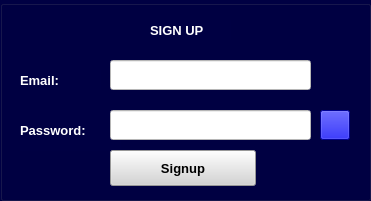
     <widget class="QGroupBox" name="groupBox_10">
      <property name="geometry">
       <rect>
        <x>0</x>
        <y>20</y>
        <width>371</width>
        <height>201</height>
       </rect>
      </property>
      <property name="font">
       <font>
        <weight>75</weight>
        <bold>true</bold>
       </font>
      </property>
      <property name="styleSheet">
       <string notr="true">background-color: rgb(0, 0, 67);
color: rgb(255, 255, 255);</string>
      </property>
      <property name="title">
       <string/>
      </property>
      <widget class="QPushButton" name="btn_hide">
       <property name="geometry">
        <rect>
         <x>320</x>
         <y>110</y>
         <width>30</width>
         <height>30</height>
        </rect>
       </property>
       <property name="styleSheet">
        <string notr="true">QPushButton {
	color: rgb(255, 255, 255);
	background-color: rgb(0, 0, 206);
}
QPushButton:hover {
	color: rgb(255, 255, 255);
	background-color: rgb(161, 161, 161);

}
QPushButton:pressed { 
	color: rgb(255, 255, 255);
    background-color: rgb(35, 40, 49); 
	background-image: :icon/icons8-show-50.png;

}</string>
       </property>
       <property name="text">
        <string/>
       </property>
       <property name="icon">
        <iconset resource="icon_ui.qrc">
         <normaloff>:/icon/icon/icons8-hide-50.png</normaloff>
         <normalon>:/icon/icon/icons8-show-50.png</normalon>:/icon/icon/icons8-hide-50.png</iconset>
       </property>
       <property name="iconSize">
        <size>
         <width>30</width>
         <height>30</height>
        </size>
       </property>
      </widget>
      <widget class="QLabel" name="lb_title_3">
       <property name="geometry">
        <rect>
         <x>20</x>
         <y>110</y>
         <width>101</width>
         <height>41</height>
        </rect>
       </property>
       <property name="font">
        <font>
         <family>Arial</family>
         <pointsize>10</pointsize>
         <weight>75</weight>
         <bold>true</bold>
        </font>
       </property>
       <property name="text">
        <string>Password:</string>
       </property>
      </widget>
      <widget class="QLineEdit" name="lb_Password">
       <property name="geometry">
        <rect>
         <x>110</x>
         <y>110</y>
         <width>201</width>
         <height>30</height>
        </rect>
       </property>
       <property name="styleSheet">
        <string notr="true">background-color: rgb(255, 255, 255);
color: rgb(0, 0, 0);</string>
       </property>
      </widget>
      <widget class="QLineEdit" name="lb_Email">
       <property name="geometry">
        <rect>
         <x>110</x>
         <y>60</y>
         <width>201</width>
         <height>30</height>
        </rect>
       </property>
       <property name="styleSheet">
        <string notr="true">background-color: rgb(255, 255, 255);
color: rgb(0, 0, 0);</string>
       </property>
      </widget>
      <widget class="QLabel" name="lb_title_2">
       <property name="geometry">
        <rect>
         <x>20</x>
         <y>70</y>
         <width>81</width>
         <height>20</height>
        </rect>
       </property>
       <property name="font">
        <font>
         <family>Arial</family>
         <pointsize>10</pointsize>
         <weight>75</weight>
         <bold>true</bold>
        </font>
       </property>
       <property name="text">
        <string>Email:</string>
       </property>
      </widget>
      <widget class="QLabel" name="lb_title_4">
       <property name="geometry">
        <rect>
         <x>150</x>
         <y>20</y>
         <width>81</width>
         <height>20</height>
        </rect>
       </property>
       <property name="font">
        <font>
         <family>Arial</family>
         <pointsize>10</pointsize>
         <weight>75</weight>
         <bold>true</bold>
        </font>
       </property>
       <property name="text">
        <string>SIGN UP</string>
       </property>
      </widget>
      <widget class="QPushButton" name="btn_signup">
       <property name="geometry">
        <rect>
         <x>110</x>
         <y>150</y>
         <width>146</width>
         <height>36</height>
        </rect>
       </property>
       <property name="sizePolicy">
        <sizepolicy hsizetype="Fixed" vsizetype="Fixed">
         <horstretch>0</horstretch>
         <verstretch>0</verstretch>
        </sizepolicy>
       </property>
       <property name="minimumSize">
        <size>
         <width>0</width>
         <height>0</height>
        </size>
       </property>
       <property name="palette">
        <palette>
         <active>
          <colorrole role="WindowText">
           <brush brushstyle="SolidPattern">
            <color alpha="255">
             <red>0</red>
             <green>0</green>
             <blue>0</blue>
            </color>
           </brush>
          </colorrole>
          <colorrole role="Button">
           <brush brushstyle="SolidPattern">
            <color alpha="255">
             <red>212</red>
             <green>212</green>
             <blue>212</blue>
            </color>
           </brush>
          </colorrole>
          <colorrole role="Text">
           <brush brushstyle="SolidPattern">
            <color alpha="255">
             <red>0</red>
             <green>0</green>
             <blue>0</blue>
            </color>
           </brush>
          </colorrole>
          <colorrole role="ButtonText">
           <brush brushstyle="SolidPattern">
            <color alpha="255">
             <red>0</red>
             <green>0</green>
             <blue>0</blue>
            </color>
           </brush>
          </colorrole>
          <colorrole role="Base">
           <brush brushstyle="SolidPattern">
            <color alpha="255">
             <red>212</red>
             <green>212</green>
             <blue>212</blue>
            </color>
           </brush>
          </colorrole>
          <colorrole role="Window">
           <brush brushstyle="SolidPattern">
            <color alpha="255">
             <red>212</red>
             <green>212</green>
             <blue>212</blue>
            </color>
           </brush>
          </colorrole>
         </active>
         <inactive>
          <colorrole role="WindowText">
           <brush brushstyle="SolidPattern">
            <color alpha="255">
             <red>0</red>
             <green>0</green>
             <blue>0</blue>
            </color>
           </brush>
          </colorrole>
          <colorrole role="Button">
           <brush brushstyle="SolidPattern">
            <color alpha="255">
             <red>212</red>
             <green>212</green>
             <blue>212</blue>
            </color>
           </brush>
          </colorrole>
          <colorrole role="Text">
           <brush brushstyle="SolidPattern">
            <color alpha="255">
             <red>0</red>
             <green>0</green>
             <blue>0</blue>
            </color>
           </brush>
          </colorrole>
          <colorrole role="ButtonText">
           <brush brushstyle="SolidPattern">
            <color alpha="255">
             <red>0</red>
             <green>0</green>
             <blue>0</blue>
            </color>
           </brush>
          </colorrole>
          <colorrole role="Base">
           <brush brushstyle="SolidPattern">
            <color alpha="255">
             <red>212</red>
             <green>212</green>
             <blue>212</blue>
            </color>
           </brush>
          </colorrole>
          <colorrole role="Window">
           <brush brushstyle="SolidPattern">
            <color alpha="255">
             <red>212</red>
             <green>212</green>
             <blue>212</blue>
            </color>
           </brush>
          </colorrole>
         </inactive>
         <disabled>
          <colorrole role="WindowText">
           <brush brushstyle="SolidPattern">
            <color alpha="255">
             <red>0</red>
             <green>0</green>
             <blue>0</blue>
            </color>
           </brush>
          </colorrole>
          <colorrole role="Button">
           <brush brushstyle="SolidPattern">
            <color alpha="255">
             <red>212</red>
             <green>212</green>
             <blue>212</blue>
            </color>
           </brush>
          </colorrole>
          <colorrole role="Text">
           <brush brushstyle="SolidPattern">
            <color alpha="255">
             <red>0</red>
             <green>0</green>
             <blue>0</blue>
            </color>
           </brush>
          </colorrole>
          <colorrole role="ButtonText">
           <brush brushstyle="SolidPattern">
            <color alpha="255">
             <red>0</red>
             <green>0</green>
             <blue>0</blue>
            </color>
           </brush>
          </colorrole>
          <colorrole role="Base">
           <brush brushstyle="SolidPattern">
            <color alpha="255">
             <red>212</red>
             <green>212</green>
             <blue>212</blue>
            </color>
           </brush>
          </colorrole>
          <colorrole role="Window">
           <brush brushstyle="SolidPattern">
            <color alpha="255">
             <red>212</red>
             <green>212</green>
             <blue>212</blue>
            </color>
           </brush>
          </colorrole>
         </disabled>
        </palette>
       </property>
       <property name="font">
        <font>
         <family>Segoe UI</family>
         <pointsize>10</pointsize>
         <weight>75</weight>
         <bold>true</bold>
        </font>
       </property>
       <property name="styleSheet">
        <string notr="true">QPushButton {
	
	color: rgb(0, 0, 0);
    background-color: rgb(212, 212, 212);
}
QPushButton:hover {
	color: rgb(0, 0, 0);
	background-color: rgb(161, 161, 161);

}
QPushButton:pressed { 
	color: rgb(0, 0, 0);
    background-color: rgb(35, 40, 49); 

}</string>
       </property>
       <property name="text">
        <string>Signup</string>
       </property>
       <property name="icon">
        <iconset>
         <normaloff>../../../Downloads/icons/16x16/cil-movie.png</normaloff>../../../Downloads/icons/16x16/cil-movie.png</iconset>
       </property>
      </widget>
     </widget>
